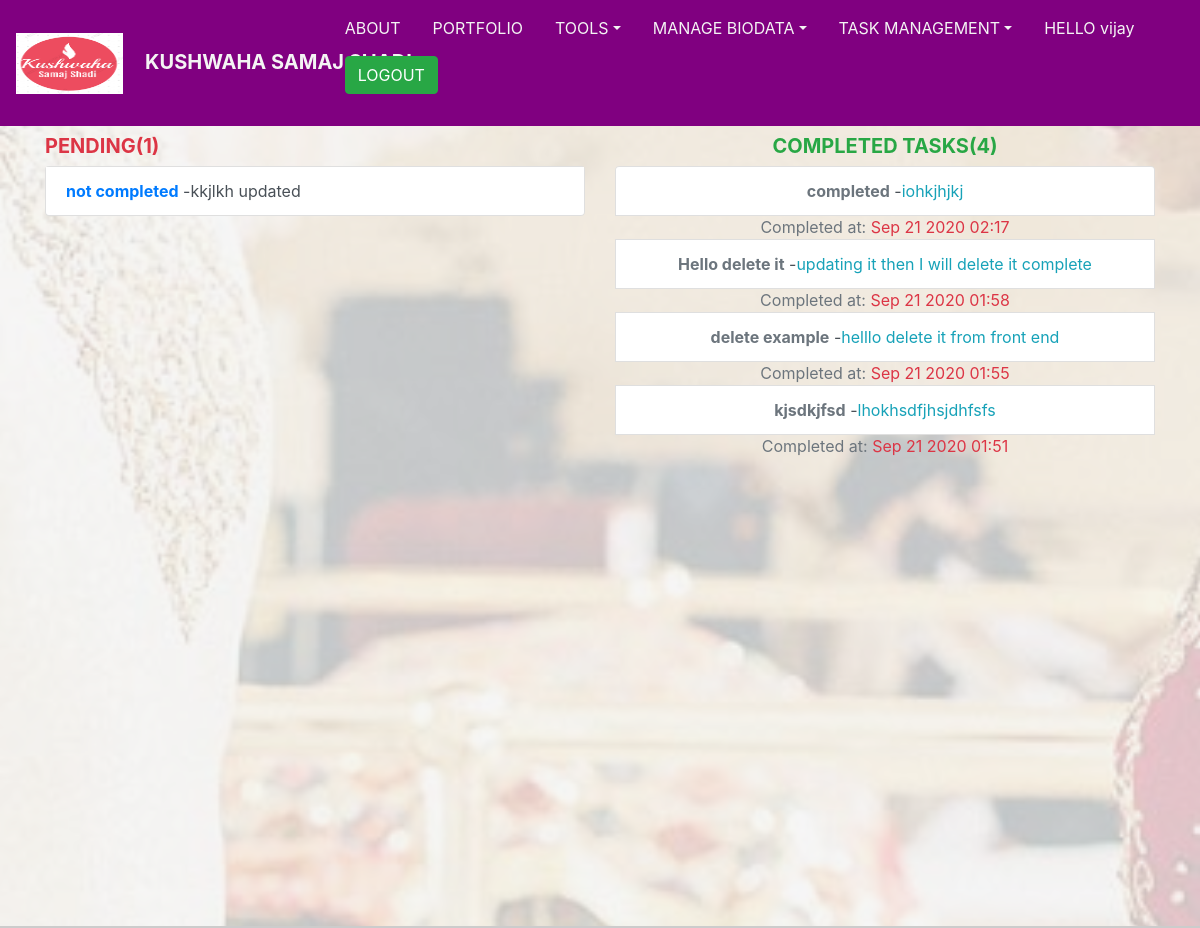
The page /getassociatestatus/vijay (signed in, upper part) on the database as committed earlier.
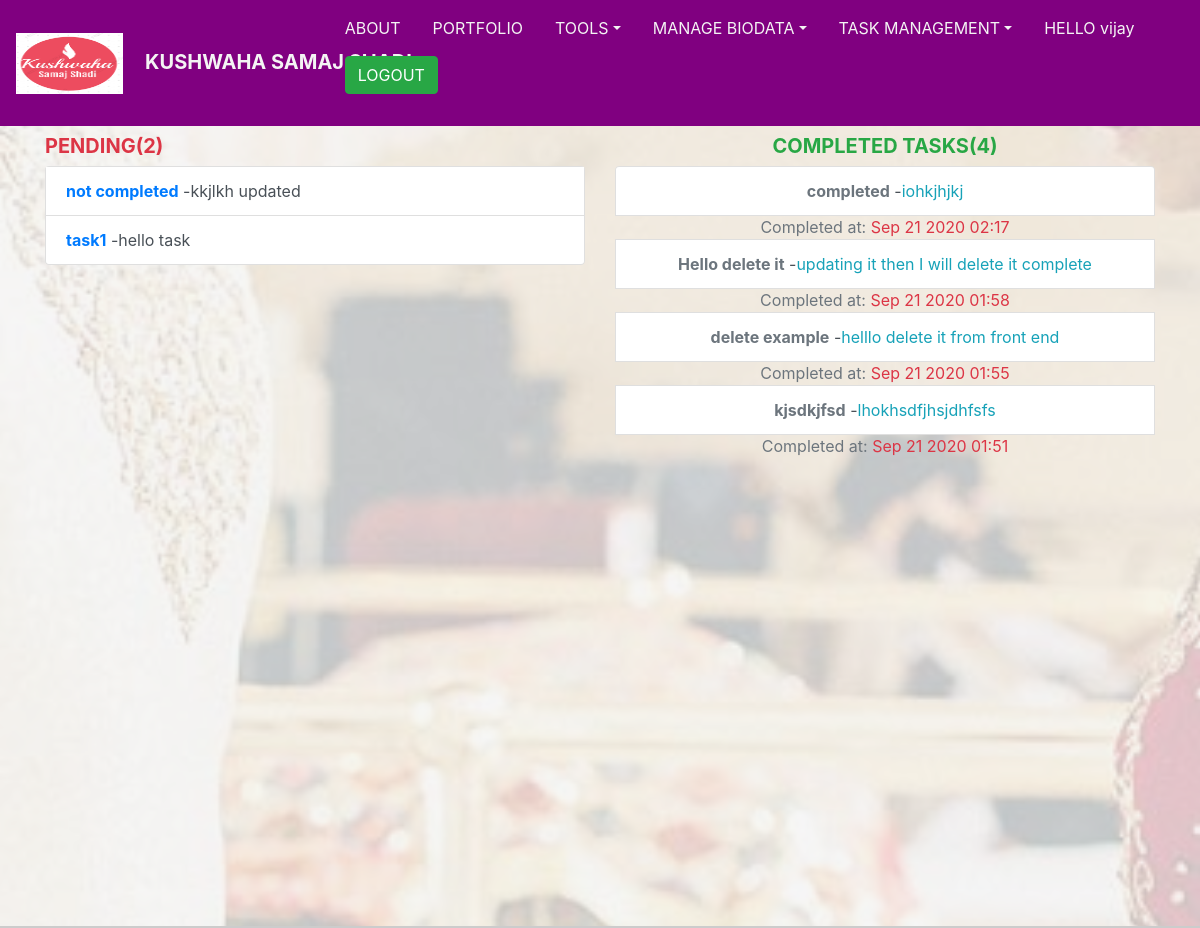
The same page on the database as committed later.
### todo/models.py (models this page shows, shortened)
class Todo(models.Model):
    title=models.CharField(max_length=100)
    memo=models.TextField(blank=True)
    created = models.DateTimeField(auto_now_add=True)
    datecompleted = models.DateTimeField(null=True)
    important = models.BooleanField(default=False)
    user = models.ForeignKey(User,on_delete=models.CASCADE)

### todo/views.py (the view)
# urls.py: path('getassociatestatus/<str:associateusername>',views.getassociatestatustodo,name='getassociatestatustodo'),
@login_required
def getassociatestatustodo(request,associateusername):
    try:
        get_list_or_404(MyProfile,user=request.user,associate=associateusername,username=request.user.username)
    except:
        currentwork=[]
        completedwork=[]
        return render(request,'todo/getassociatestatustodo.html',{'currentwork':currentwork,'completedwork':completedwork,'error':"Sorry, selected user is not your associate!!"})
    associate=get_object_or_404(User,username=associateusername)
    currentwork=Todo.objects.filter(user=associate,datecompleted__isnull=True)
    completedwork=Todo.objects.filter(user=associate,datecompleted__isnull=False).order_by('-datecompleted')
    return render(request,'todo/getassociatestatustodo.html',{'currentwork':currentwork,'completedwork':completedwork})

### todo/templates/todo/getassociatestatustodo.html (shortened to what this page needs)
{% extends 'todo/base.html' %}
{% block content %}
<div class="overlay">
  <div class="container">
        <div class="row justify-content-center">
    <div class="col col-lg-6 text-danger mx-auto ">
            <h5 class="mt-2 text-danger font-weight-bold">PENDING({{currentwork|length}})</h5>
<ol class="list-group">
  {%  for todo in currentwork %}
  <a href="{% url 'viewtodo' todo.id %}">
  <li class="list-group-item list-group-item-action">{% if todo.important %}<b>{% endif %}{{todo.title}}{% if todo.important %}</b>{% endif %}
    </a>
  {% if todo.memo %}
  -{{todo.memo}}
  {% endif %}
  {% endfor %}
  </ol>
  </div>
  <div class="col-md-6  text-center mx-auto ">
  <h5 class="mt-2 text-success font-weight-bold">COMPLETED TASKS({{completedwork|length}})</h5>
<ol class="list-group">
  {%  for todo in completedwork %}
  <li class="list-group-item list-group-item-action">{% if todo.important %}<span class="text-dark">{% endif %}<span class="bg-gradient-success text-muted font-weight-bold">{{todo.title}}</span>
    {% if todo.important %}</span>{% endif %}
  {% if todo.memo %}
  -<span class="text-info">{{todo.memo}}</span>
  {% endif %}
  </li>
<span class="text-secondary">Completed at:
  <span class="text-danger">{{ todo.datecompleted|date:'M j Y H:i' }}</span>
</span>
  {% endfor %}
  </ol></div>
</div>
  </div></div></div>
{% endblock %}

### todo/templates/todo/base.html (shortened to what this page needs)
<link rel="stylesheet" href="https://stackpath.bootstrapcdn.com/bootstrap/4.5.2/css/bootstrap.min.css">
  <link rel="stylesheet" href="http://fortawesome.github.io/Font-Awesome/assets/font-awesome/css/font-awesome.css">
<link rel="stylesheet" href="https://cdnjs.cloudflare.com/ajax/libs/font-awesome/4.7.0/css/font-awesome.min.css">
 <link rel="stylesheet" href="https://stackpath.bootstrapcdn.com/bootstrap/4.1.3/css/bootstrap.min.css">
{% load static %}
 <link rel="stylesheet" type="text/css" href="{% static 'todo/css/main.css' %}">
 <nav class="navbar navbar-expand-lg  ">
 <a class="navbar-brand " href="{% url 'home' %}"><img src="{% static 'todo/logo.PNG' %}" width="35%" height="61px">&nbsp &nbsp  <b clss="nav-link">KUSHWAHA SAMAJ SHADI</b></a>
<div class="collapse navbar-collapse " id="navbarSupportedContent">     <ul class="nav navbar-nav mr-4">
 <li class="nav-item">
     <a class="nav-link" data-value="about" href="{% url 'abouttodo' %}">ABOUT</a>        </li>
<li class="nav-item">
    <a class="nav-link " data-value="portfolio"href="{% url 'portfoliotodo' %}">PORTFOLIO</a>
 </li>
 <li class="nav-item dropdown">
     <a class="nav-link dropdown-toggle" data-toggle="dropdown" data-value="portfolio" href="#">TOOLS</a>
  </li>
  <li class="nav-item dropdown">
      <a class="nav-link dropdown-toggle" data-toggle="dropdown" data-value="portfolio" href="#">MANAGE BIODATA</a>
   </li>
 {% if user.is_authenticated %}
 <li class="nav-item dropdown">
     <a class="nav-link dropdown-toggle" data-toggle="dropdown" data-value="portfolio" href="#">TASK MANAGEMENT</a>
  </li>
  <li class="nav-item "><a class="nav-link " data-value="blog" href="{% url 'myprofiletodo' %}">HELLO {{user.username}}</a></li>
 <li class="nav-item">
  <a class="nav-link " data-value="contact" href="{% url 'completedtodos' %}"><form  action="{% url 'logoutuser' %}" method="POST">
    <button type="submit" class="btn btn-success">LOGOUT</button>
  </form></a>       </li>
</ul>
 {% endif %}
</div></nav>
<div class="content overflow-auto" id="content" style="background-image: url('{% static 'todo/background2.jpg' %}');background-attachment: fixed;
 background-size: cover;
 background-position: center;">
{% block content %}{% endblock %}
{% include 'todo/footer.html' %}

### todo/templates/todo/footer.html (shortened to what this page needs)
<link rel="stylesheet" href="https://stackpath.bootstrapcdn.com/bootstrap/4.5.2/css/bootstrap.min.css">
{% load static %}

### todo/static/todo/css/main.css (style rules this page uses)
.navbar { background:#800080;position:relative; }
.content { min-height:100%;position:relative; }
.nav-link , .navbar-brand { color: #f4f4f4; cursor: pointer; }
.nav-link { margin-right: 1em !important; }
.navbar-collapse { justify-content: flex-end; }
.overlay { position: absolute; min-height: 100%; min-width: 100%; left: 0; top: 0; background: rgba(244, 244, 244, 0.79); }
.list-group { max-height: 300px; margin-bottom: 10px; overflow:scroll; -webkit-overflow-scrolling: touch; }

Rows that differ between the two databases and show on the page:
added Todo: title "task1", memo "hello task", shown under "PENDING(2)"
Other text that changed with them:
{{ currentwork|length }}: "1" → "2"
